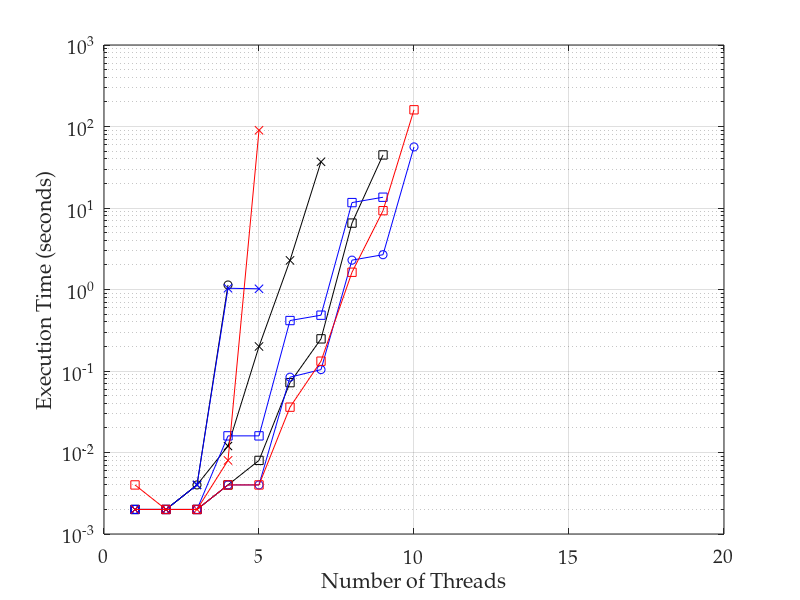

MATLAB code for this plot: (Note: this script raises an error after producing the figure.)
%% importing data
transitions = dlmread('t43_time_tpl2_ops3.csv', ',', 0, 0);
ss = dlmread('ss13_time.csv', ',', 0, 0);
ssthreads = [1:7];
% convert 0 values to NaNs, as these don't plot
transitions(transitions==0)=nan;
threads = [1:10];

%% plotting lines

semilogy(threads, transitions(:, 1), 'ko-')
hold on
semilogy(ssthreads, ss, 'kx-')
semilogy(threads, transitions(:, 3), 'ks-')
semilogy(threads, transitions(:, 4), 'bo-')
semilogy(threads, transitions(:, 5), 'bx-')
semilogy(threads, transitions(:, 6), 'bs-')
semilogy(threads, transitions(:, 7), 'rx-')
semilogy(threads, transitions(:, 8), 'rs-')
hold off
grid on

%% adding axis labels
ax = gca;
set(ax, 'FontName', 'Palatino Linotype', 'FontSize', 14);
xlabel('Number of Threads');
ylabel('Execution Time (seconds)');
axis([0 20 .001 1000])
ax.XTick = [0 5 10 15 20];
ax.YTick = [0.01 0.1 1 10 100];
set(ax,'YMinorGrid','Off', 'YMinorTick','Off');

%% output pdf file
h = figure(1);
h.Units = 'centimeters'; % set figure position to cm
%h.Position(2) = [h.Position(2)-9]; % set figure position bevore resize
h.Position([3:4]) = [10,7]; % resize figure
Plot2LaTeX( h, 't43_time_tpl2_ops3' )
